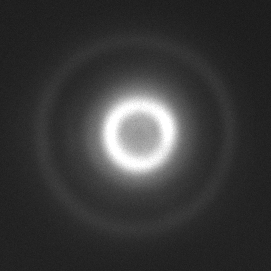
#> input picture CopyPasteDataGenerator/image_database/objects/bubble_1.tif, 271 x 271 px
$ python -i image_operations.py   (imports and definitions only)
#> lines starting #> are read from the running program, lines starting #| are printed output that depends on the picture; after the words box and inside, x2 and y2 are one past the last pixel; in counts of white or black regions, pixels touching at a corner belong together
#> further down, picture is the input picture: shape (271, 271); min 24, max 255, mean 57
import numpy as np
from random import randint, uniform
import cv2
from skimage.filters import unsharp_mask
from typing import Dict
from skimage.morphology import dilation, disk, closing
from skimage.feature import canny
from scipy.ndimage import distance_transform_edt
from cv2_rolling_ball import subtract_background_rolling_ball
from skimage.filters import gaussian, rank, threshold_otsu


# [41 lines left out: functions get_border_values, zero_mask, contains_lines, adjust_object_brightness, cut_border, not called in this run]


def rotate_image(image: np.ndarray, rotate: int) -> np.ndarray:
    rotated = np.rot90(image, rotate)
    return rotated


def flip_image(image: np.ndarray, direction: int) -> np.ndarray:
    flipped = cv2.flip(image, direction)
    return flipped


# [62 lines left out: functions scale_image, scale_mask, augmentations, not called in this run]


def generate_mask(img: np.ndarray, dilate=False) -> np.ndarray:
#> called with dilate = False
    img = rank.median(img, disk(3))
    thresh = threshold_otsu(img)  # thresholding
#> thresh = 119
    binary = np.zeros(img.shape, np.uint8)
    np.putmask(binary, img > thresh, 255)
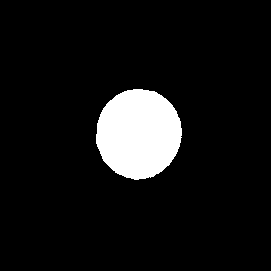
#> binary: shape (271, 271); 8.3% white; 1 white region, box (x1, y1, x2, y2) and area: (96, 89, 182, 180) 6073
    binary = closing(binary, disk(3))
#> binary: shape (271, 271); 8.3% white; 1 white region, box (x1, y1, x2, y2) and area: (96, 89, 182, 180) 6075
    if dilate:
        binary = dilation(binary, disk(5))
    return binary


# [139 lines left out: functions random_circle, random_triangle, random_rectangle, random_objects, create_blending_mask, subtract_background and 2 more, not called in this run]

>>> import cv2
>>> picture = cv2.imread('../image_database/objects/bubble_1.tif', cv2.IMREAD_GRAYSCALE)
>>> result = generate_mask(picture)
